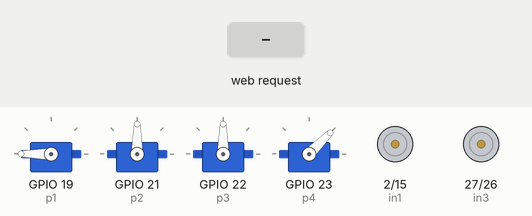
Simulated run of this sketch. Board: ESP32. Shown: 4 × servo, motor-driver pin pairs drawn as motors (green arrow = first pin HIGH = forward, orange = second pin HIGH = backward, longer = more drive, scaled by the enable pin). The test bench sets the inputs (shaded band).

Above: at 1.8 s.
1.9 s: HTTP request GET /move?x=1 received
At 2.4 s:
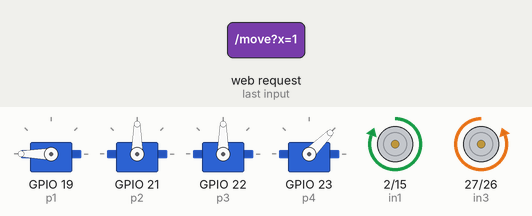
3.4 s: HTTP request GET /move?y=1 received
At 4.6 s:
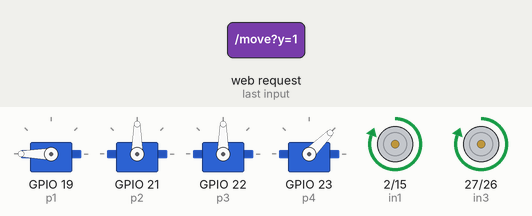
4.9 s: HTTP request GET /move?x=1&y=1&id=1 received
At 5.9 s:
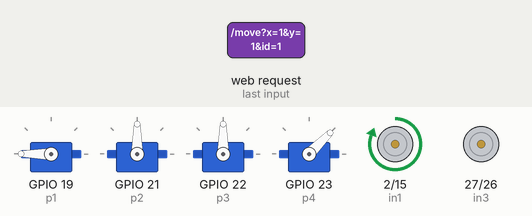
6.4 s: HTTP request GET /move received
At 7.1 s:
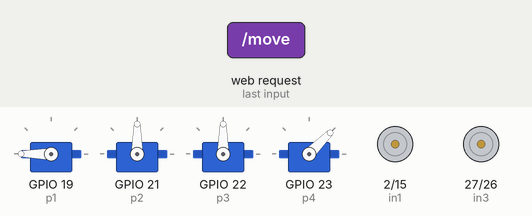
7.9 s: HTTP request GET /move?x=120&y=120&id=120 received
At 8.2 s:
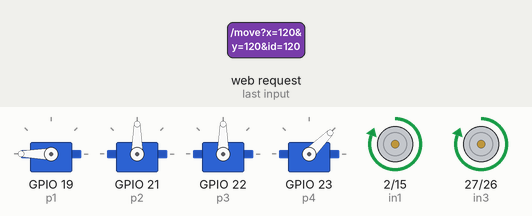
Timing chart, 0 to 10.4 s (numbered marks = the images above; inputs shaded):
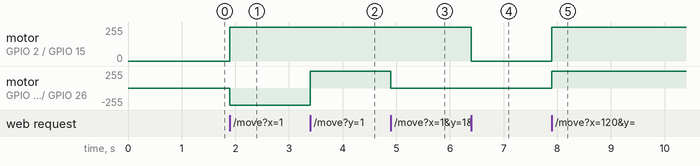

The sketch:

main.ino
```cpp
#include <WiFi.h>
#include <WebServer.h>
#include <ESP32Servo.h>

// ================= WIFI =================
const char* ssid = "WIFI_NAME";
const char* password = "WIFI_PASSWORD";

WebServer server(80);

// ================= FUNCTION PROTOTYPES =================
void handleRoot();
void handleMove();
void handleServo();
void handleMode();
void emergencyStop();

// ================= MOTORS =================
const int in1 = 2;
const int in2 = 15;
const int enA = 4;

const int in3 = 27;
const int in4 = 26;
const int enB = 25;

// ================= SERVOS =================
Servo s1, s2, s3, s4;

const int p1 = 19;
const int p2 = 21;
const int p3 = 22;
const int p4 = 23;

// Safe initial values (YOU manually adjust later)
int pos1 = 180;
int pos2 = 90;
int pos3 = 90;
int pos4 = 45;

// smoothing helper
int last3 = 90;

const int stepSize = 2;

// ================= MODES =================
enum Mode {
  DRIVE_MODE,
  ARM_MODE
};

Mode mode = DRIVE_MODE;

// ================= MOTOR CONTROL =================
void setMotors(int left, int right) {

  // LEFT
  if (left > 0) {
    digitalWrite(in1, HIGH);
    digitalWrite(in2, LOW);
    digitalWrite(enA, HIGH);
  } else if (left < 0) {
    digitalWrite(in1, LOW);
    digitalWrite(in2, HIGH);
    digitalWrite(enA, HIGH);
  } else {
    digitalWrite(in1, LOW);
    digitalWrite(in2, LOW);
    digitalWrite(enA, LOW);
  }

  // RIGHT
  if (right > 0) {
    digitalWrite(in3, HIGH);
    digitalWrite(in4, LOW);
    digitalWrite(enB, HIGH);
  } else if (right < 0) {
    digitalWrite(in3, LOW);
    digitalWrite(in4, HIGH);
    digitalWrite(enB, HIGH);
  } else {
    digitalWrite(in3, LOW);
    digitalWrite(in4, LOW);
    digitalWrite(enB, LOW);
  }
}

// ================= EMERGENCY STOP =================
void emergencyStop() {
  setMotors(0,0);

  // optional safety micro-reset for servos (prevents runaway jitter)
  delay(50);
}

// ================= ROOT PAGE =================
const char page[] PROGMEM = R"rawliteral(

<!DOCTYPE html>
<html>
<head>
<meta name="viewport" content="width=device-width, initial-scale=1">

<style>
*{
  user-select:none;
  -webkit-user-select:none;
  -ms-user-select:none;
  -webkit-tap-highlight-color:transparent;
  touch-action:manipulation;
}

body{
  font-family:Arial;
  background:#111;
  color:white;
  text-align:center;
}

button{
  width:120px;
  height:55px;
  margin:6px;
  font-size:18px;
  border:none;
  border-radius:10px;
  background:#444;
  color:white;
}

button:active{
  background:#00b7ff;
}
</style>

<script>

let x=0,y=0;
let driveTimer=null;

// ================= DRIVE =================
function press(axis,val,e){
  e.preventDefault();

  if(axis=='x') x=val;
  if(axis=='y') y=val;

  if(!driveTimer){
    driveTimer=setInterval(()=>{
      fetch(`/move?x=${x}&y=${y}`);
    },120);
  }
}

function release(e){
  e.preventDefault();

  x=0;y=0;

  clearInterval(driveTimer);
  driveTimer=null;

  fetch(`/move?x=0&y=0`);
}

// ================= SERVO =================
let servoTimer=null;
let sid=0;
let sdir="";

function servoDown(id,dir,e){
  e.preventDefault();

  sid=id;
  sdir=dir;

  fetch(`/servo?id=${id}&dir=${dir}`);

  servoTimer=setInterval(()=>{
    fetch(`/servo?id=${sid}&dir=${sdir}`);
  },180);
}

function servoUp(e){
  e.preventDefault();
  clearInterval(servoTimer);
  servoTimer=null;
}

// ================= MODE =================
function mode(m){
  fetch(`/mode?mode=${m}`);
}

// ================= EMERGENCY =================
function stopAll(){
  fetch(`/stop`);
}

</script>
</head>

<body>

<h2>🚗 ROBOT CONTROL</h2>

<h3>Mode</h3>
<button onclick="mode('drive')">🚗 DRIVE</button>
<button onclick="mode('arm')">🤖 ARM</button>

<button onclick="stopAll()" style="background:#ff4444;">🛑 STOP</button>

<h3>Drive</h3>
<button onpointerdown="press('y',1,event)" onpointerup="release(event)">FWD</button>
<button onpointerdown="press('y',-1,event)" onpointerup="release(event)">REV</button>

<button onpointerdown="press('x',-1,event)" onpointerup="release(event)">LEFT</button>
<button onpointerdown="press('x',1,event)" onpointerup="release(event)">RIGHT</button>

<h3>Claw (always active)</h3>
<button onpointerdown="servoDown(4,'up',event)" onpointerup="servoUp(event)">OPEN</button>
<button onpointerdown="servoDown(4,'down',event)" onpointerup="servoUp(event)">CLOSE</button>

<h3>Arm (ARM MODE ONLY)</h3>
<button onpointerdown="servoDown(1,'up',event)" onpointerup="servoUp(event)">S1+</button>
<button onpointerdown="servoDown(1,'down',event)" onpointerup="servoUp(event)">S1-</button>

<button onpointerdown="servoDown(2,'up',event)" onpointerup="servoUp(event)">S2+</button>
<button onpointerdown="servoDown(2,'down',event)" onpointerup="servoUp(event)">S2-</button>

<button onpointerdown="servoDown(3,'up',event)" onpointerup="servoUp(event)">S3+</button>
<button onpointerdown="servoDown(3,'down',event)" onpointerup="servoUp(event)">S3-</button>

</body>
</html>

)rawliteral";

// ================= HANDLERS =================
void handleRoot() {
  server.send_P(200, "text/html", page);
}

// ================= MOVE =================
void handleMove() {

  if (mode != DRIVE_MODE) {
    server.send(200,"text/plain","ARM LOCKED");
    return;
  }

  int x = server.arg("x").toInt();
  int y = server.arg("y").toInt();

  int left = y;
  int right = y;

  if (x == -1) { left = y - 1; right = y + 1; }
  if (x == 1)  { left = y + 1; right = y - 1; }

  setMotors(constrain(left,-1,1), constrain(right,-1,1));

  server.send(200,"text/plain","OK");
}

// ================= SERVO =================
void handleServo() {

  int id = server.arg("id").toInt();
  String dir = server.arg("dir");

  int step = (dir == "up") ? stepSize : -stepSize;

  // CLAW ALWAYS ACTIVE
  if (id == 4) {
    pos4 = constrain(pos4 + step, 10, 90);
    s4.write(pos4);
    server.send(200,"text/plain","OK");
    return;
  }

  // ARM ONLY IN ARM MODE
  if (mode != ARM_MODE) {
    server.send(200,"text/plain","LOCKED");
    return;
  }

  if (id == 1) {
    pos1 = constrain(pos1 + step, 0, 180);
    s1.write(pos1);
  }

  if (id == 2) {
    pos2 = constrain(pos2 + step, 0, 180);
    s2.write(pos2);
  }

  if (id == 3) {
    pos3 = constrain(pos3 + step, 0, 180);

    if (abs(pos3 - last3) > 2) {
      s3.write(pos3);
      last3 = pos3;
    }
  }

  server.send(200,"text/plain","OK");
}

// ================= MODE =================
void handleMode() {

  String m = server.arg("mode");

  if (m == "drive") {
    mode = DRIVE_MODE;
    setMotors(0,0);
  }

  if (m == "arm") {
    mode = ARM_MODE;
    setMotors(0,0);
  }

  server.send(200,"text/plain","OK");
}

// ================= STOP =================
void handleStop() {
  emergencyStop();
  server.send(200,"text/plain","STOPPED");
}

// ================= SETUP =================
void setup() {

  Serial.begin(115200);

  pinMode(in1,OUTPUT);
  pinMode(in2,OUTPUT);
  pinMode(in3,OUTPUT);
  pinMode(in4,OUTPUT);
  pinMode(enA,OUTPUT);
  pinMode(enB,OUTPUT);

  setMotors(0,0);

  ESP32PWM::allocateTimer(0);
  ESP32PWM::allocateTimer(1);
  ESP32PWM::allocateTimer(2);
  ESP32PWM::allocateTimer(3);

  s1.attach(p1,500,2400);
  s2.attach(p2,500,2400);
  s3.attach(p3,500,2400);
  s4.attach(p4,500,2400);

  delay(600);

  s1.write(pos1);
  s2.write(pos2);
  s3.write(pos3);
  s4.write(pos4);

  WiFi.mode(WIFI_AP);
  WiFi.setSleep(false);
  WiFi.softAP(ssid,password);

  server.on("/",handleRoot);
  server.on("/move",handleMove);
  server.on("/servo",handleServo);
  server.on("/mode",handleMode);
  server.on("/stop",handleStop);

  server.begin();
}

// ================= LOOP =================
void loop() {
  server.handleClient();
}
```

Measured:
- after the input at 1.9 s, motor on GPIO 2 (in1) / GPIO 15 (in2): stopped → forward 255/255 at once; motor on GPIO 27 (in3) / GPIO 26 (in4): stopped → backward 255/255 at once
- after the input at 3.4 s, motor on GPIO 27 (in3) / GPIO 26 (in4): backward 255/255 → forward 255/255 at once
- after the input at 4.9 s, motor on GPIO 27 (in3) / GPIO 26 (in4): forward 255/255 → stopped at once
- after the input at 6.4 s, motor on GPIO 2 (in1) / GPIO 15 (in2): forward 255/255 → stopped at once
- after the input at 7.9 s, motor on GPIO 2 (in1) / GPIO 15 (in2), motor on GPIO 27 (in3) / GPIO 26 (in4): stopped → forward 255/255 at once
